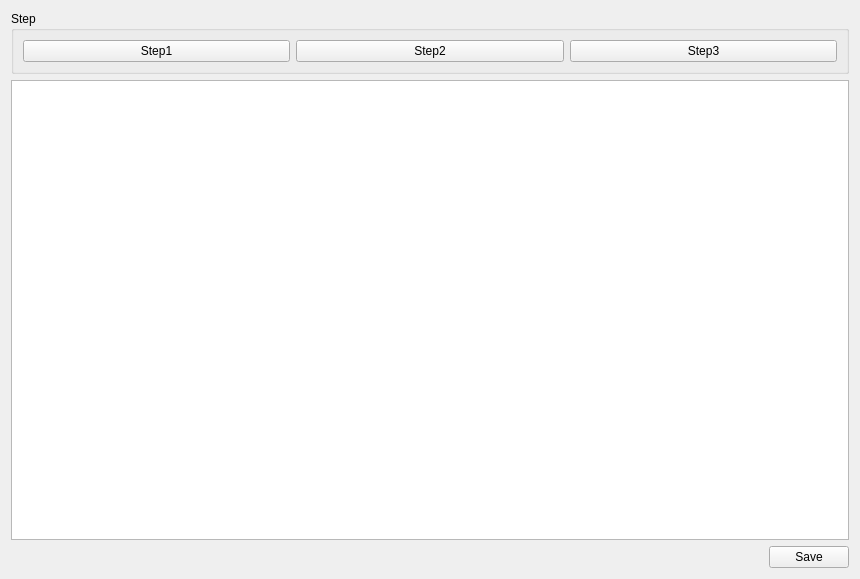
<?xml version="1.0" encoding="UTF-8"?>
<ui version="4.0">
 <class>CalibrationWidget</class>
 <widget class="QWidget" name="CalibrationWidget">
  <property name="geometry">
   <rect>
    <x>0</x>
    <y>0</y>
    <width>860</width>
    <height>579</height>
   </rect>
  </property>
  <property name="windowTitle">
   <string>Form</string>
  </property>
  <layout class="QVBoxLayout" name="verticalLayout">
   <item>
    <widget class="QGroupBox" name="groupBox">
     <property name="title">
      <string>Step</string>
     </property>
     <layout class="QHBoxLayout" name="horizontalLayout">
      <item>
       <widget class="QPushButton" name="btn_step1">
        <property name="text">
         <string>Step1</string>
        </property>
       </widget>
      </item>
      <item>
       <widget class="QPushButton" name="btn_step2">
        <property name="text">
         <string>Step2</string>
        </property>
       </widget>
      </item>
      <item>
       <widget class="QPushButton" name="btn_step3">
        <property name="text">
         <string>Step3</string>
        </property>
       </widget>
      </item>
     </layout>
    </widget>
   </item>
   <item>
    <widget class="QTableView" name="tableView"/>
   </item>
   <item>
    <layout class="QHBoxLayout" name="horizontalLayout_2">
     <item>
      <spacer name="horizontalSpacer">
       <property name="orientation">
        <enum>Qt::Horizontal</enum>
       </property>
       <property name="sizeHint" stdset="0">
        <size>
         <width>40</width>
         <height>20</height>
        </size>
       </property>
      </spacer>
     </item>
     <item>
      <widget class="QPushButton" name="btn_save">
       <property name="text">
        <string>Save</string>
       </property>
      </widget>
     </item>
    </layout>
   </item>
  </layout>
 </widget>
 <resources/>
 <connections/>
</ui>
